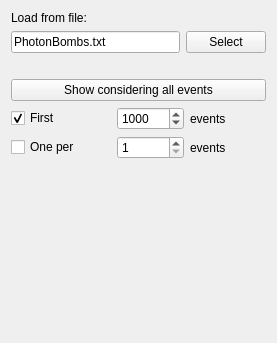
          <widget class="QWidget" name="tab_5">
           <attribute name="title">
            <string>Bombs</string>
           </attribute>
           <layout class="QVBoxLayout" name="verticalLayout_27">
            <item>
             <widget class="QLabel" name="label_11">
              <property name="text">
               <string>Load from file:</string>
              </property>
             </widget>
            </item>
            <item>
             <layout class="QHBoxLayout" name="horizontalLayout_49">
              <item>
               <widget class="QLineEdit" name="leBombsFile">
                <property name="text">
                 <string>PhotonBombs.txt</string>
                </property>
               </widget>
              </item>
              <item>
               <widget class="QPushButton" name="pbSelectBombsFile">
                <property name="text">
                 <string>Select</string>
                </property>
               </widget>
              </item>
             </layout>
            </item>
            <item>
             <widget class="QLabel" name="label_34">
              <property name="text">
               <string/>
              </property>
             </widget>
            </item>
            <item>
             <widget class="QPushButton" name="pbShowBombsMultiple">
              <property name="text">
               <string>Show considering all events</string>
              </property>
             </widget>
            </item>
            <item>
             <layout class="QHBoxLayout" name="horizontalLayout_50">
              <item>
               <widget class="QCheckBox" name="cbShowBombsLimited">
                <property name="minimumSize">
                 <size>
                  <width>100</width>
                  <height>0</height>
                 </size>
                </property>
                <property name="text">
                 <string>First</string>
                </property>
                <property name="checked">
                 <bool>true</bool>
                </property>
               </widget>
              </item>
              <item>
               <widget class="QSpinBox" name="sbShowBombsMax">
                <property name="minimum">
                 <number>1</number>
                </property>
                <property name="maximum">
                 <number>999999</number>
                </property>
                <property name="value">
                 <number>1000</number>
                </property>
               </widget>
              </item>
              <item>
               <widget class="QLabel" name="label_2">
                <property name="text">
                 <string>events</string>
                </property>
               </widget>
              </item>
              <item>
               <spacer name="horizontalSpacer_58">
                <property name="orientation">
                 <enum>Qt::Horizontal</enum>
                </property>
                <property name="sizeHint" stdset="0">
                 <size>
                  <width>40</width>
                  <height>20</height>
                 </size>
                </property>
               </spacer>
              </item>
             </layout>
            </item>
            <item>
             <layout class="QHBoxLayout" name="horizontalLayout_51">
              <item>
               <widget class="QCheckBox" name="cbShowBombsOnePer">
                <property name="minimumSize">
                 <size>
                  <width>100</width>
                  <height>0</height>
                 </size>
                </property>
                <property name="text">
                 <string>One per </string>
                </property>
                <property name="checked">
                 <bool>false</bool>
                </property>
               </widget>
              </item>
              <item>
               <widget class="QSpinBox" name="sbShowBombsOnePer">
                <property name="minimum">
                 <number>1</number>
                </property>
                <property name="maximum">
                 <number>999999</number>
                </property>
               </widget>
              </item>
              <item>
               <widget class="QLabel" name="label_32">
                <property name="text">
                 <string>events</string>
                </property>
               </widget>
              </item>
              <item>
               <spacer name="horizontalSpacer_59">
                <property name="orientation">
                 <enum>Qt::Horizontal</enum>
                </property>
                <property name="sizeHint" stdset="0">
                 <size>
                  <width>40</width>
                  <height>20</height>
                 </size>
                </property>
               </spacer>
              </item>
             </layout>
            </item>
            <item>
             <spacer name="verticalSpacer_7">
              <property name="orientation">
               <enum>Qt::Vertical</enum>
              </property>
              <property name="sizeHint" stdset="0">
               <size>
                <width>20</width>
                <height>173</height>
               </size>
              </property>
             </spacer>
            </item>
           </layout>
          </widget>
